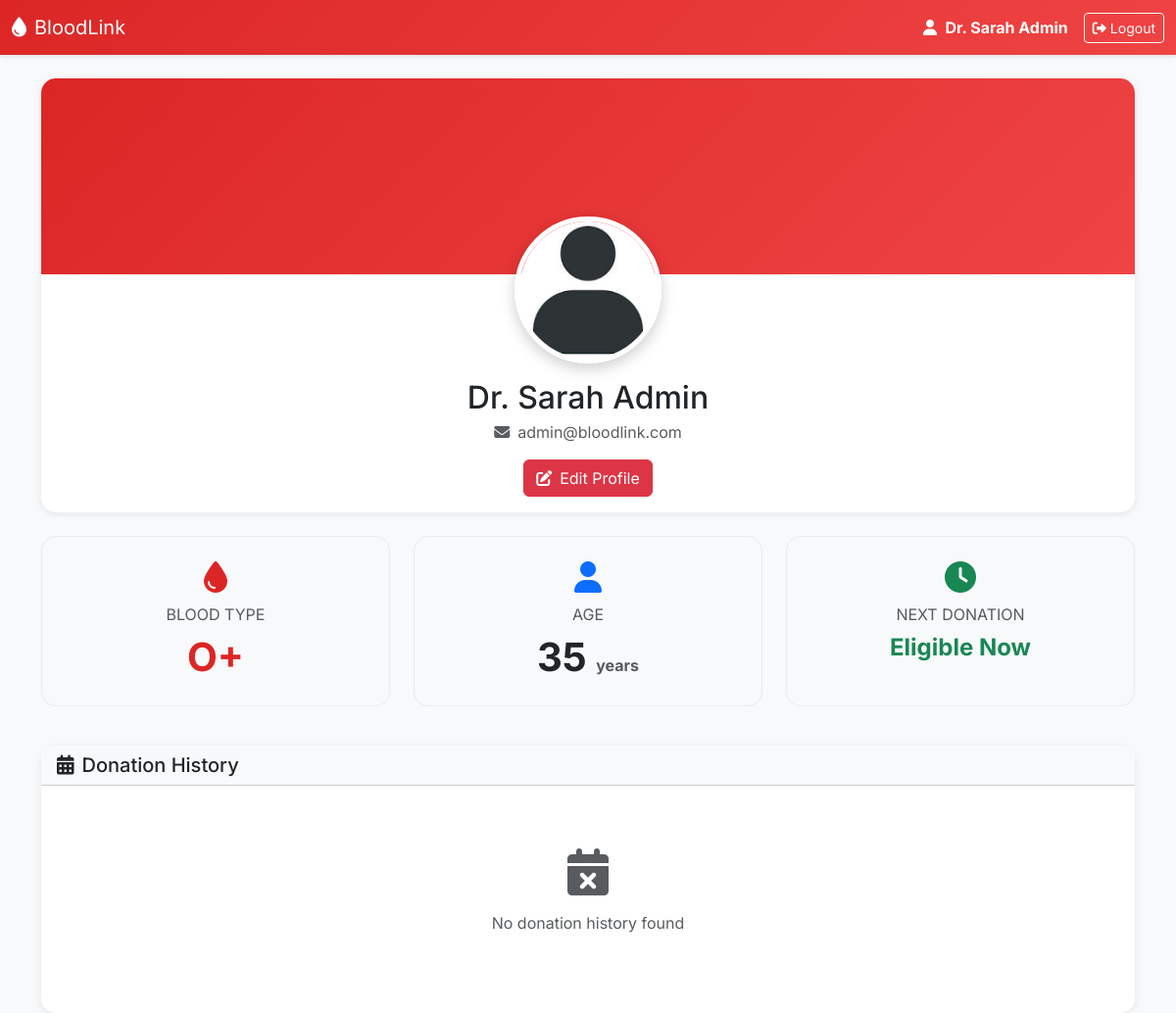
/user_dashboard.php (signed in), run on an earlier commit of the app's database.
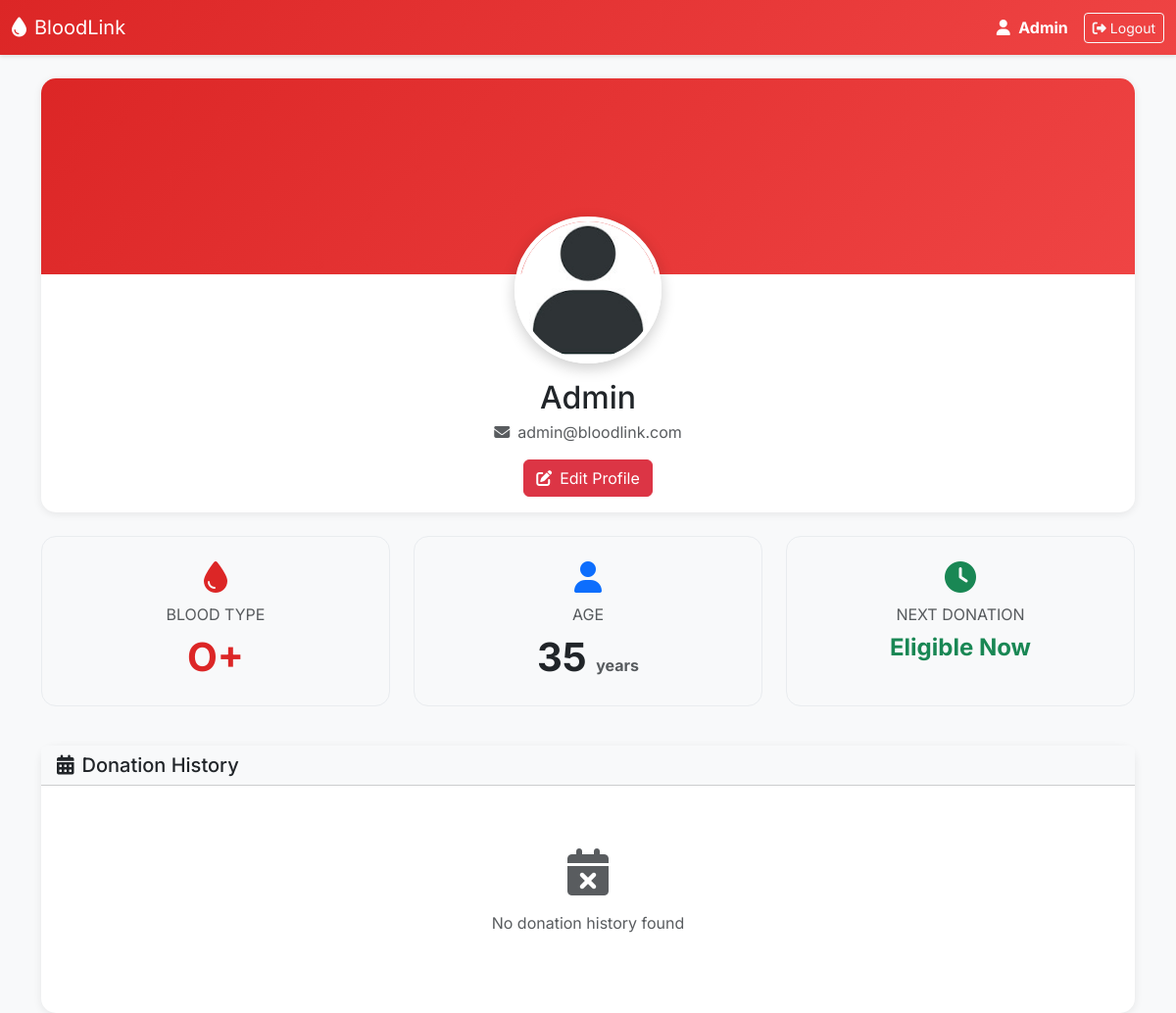
And on a later commit of the database.
### tables this page shows
CREATE TABLE IF NOT EXISTS users (
    id INT AUTO_INCREMENT PRIMARY KEY,
    name VARCHAR(100) NOT NULL,
    email VARCHAR(100) NOT NULL UNIQUE,
    password VARCHAR(255) NOT NULL,
    role ENUM('admin', 'user') DEFAULT 'user',
    blood_type ENUM('A+', 'A-', 'B+', 'B-', 'AB+', 'AB-', 'O+', 'O-') NOT NULL,
    age INT NOT NULL,
    last_donation_date DATE DEFAULT NULL,
    photo VARCHAR(255) DEFAULT 'default-avatar.jpg',
    created_at TIMESTAMP DEFAULT CURRENT_TIMESTAMP,
    updated_at TIMESTAMP DEFAULT CURRENT_TIMESTAMP ON UPDATE CURRENT_TIMESTAMP
);

### classes/User.php (called while the page is built, shortened)
<?php
class User {
    private $conn;
    private $table = "users";
    public $id;
    public function __construct($db) {
        $this->conn = $db;
    }
    public function readOne() {
        $query = "SELECT * FROM " . $this->table . " WHERE id = :id LIMIT 1";
        $stmt = $this->conn->prepare($query);
        $stmt->bindParam(":id", $this->id);
        $stmt->execute();
        $row = $stmt->fetch();
        if($row) {
            $this->name = $row['name'];
            $this->email = $row['email'];
            $this->blood_type = $row['blood_type'];
            $this->age = $row['age'];
            $this->photo = $row['photo'];
            return true;
        }
        return false;
    }
}
?>

### user_dashboard.php (the view, shortened to what the changed rows need)
<?php
require_once 'classes/User.php';
$database = new Database();
$db = $database->getConnection();
$user = new User($db);
$user->id = $_SESSION['user_id'];
$user->readOne();
?>
<!DOCTYPE html>
<html lang="en">
<head>
    <link href="https://cdn.jsdelivr.net/npm/bootstrap@5.3.0/dist/css/bootstrap.min.css" rel="stylesheet">
    <link rel="stylesheet" href="https://cdnjs.cloudflare.com/ajax/libs/font-awesome/6.4.0/css/all.min.css">
</head>
<body>
    <nav class="navbar navbar-expand-lg navbar-dark">
        <div class="container-fluid">
            <div class="d-flex align-items-center text-white">
                <span class="me-3">
                    <i class="fas fa-user me-1"></i>
                    <strong><?php echo $_SESSION['name']; ?></strong>
                </span>
            </div>
        </div>
    </nav>
    <div class="container mt-4">
        <div class="card mb-4">
            <div class="card-body text-center">
                <img src="uploads/<?php echo $user->photo; ?>" class="profile-avatar" alt="Profile" onerror="this.src='uploads/default-avatar.jpg'">
                <h2 class="mt-3 mb-1"><?php echo htmlspecialchars($user->name); ?></h2>
                <p class="text-muted mb-3">
                    <i class="fas fa-envelope me-2"></i><?php echo htmlspecialchars($user->email); ?>
                </p>
                <a href="edit_profile.php" class="btn btn-danger">
                    <i class="fas fa-edit me-2"></i>Edit Profile
                </a>
            </div>
        </div>
        <div class="row mb-4">
            <div class="col-md-4 mb-3">
                <div class="info-card text-center">
                    <i class="fas fa-droplet blood-type-display"></i>
                    <p class="text-muted text-uppercase mb-2">Blood Type</p>
                    <h3 class="blood-type-display"><?php echo $user->blood_type; ?></h3>
                </div>
            </div>
            <div class="col-md-4 mb-3">
                <div class="info-card text-center">
                    <i class="fas fa-user text-primary"></i>
                    <p class="text-muted text-uppercase mb-2">Age</p>
                    <h3 class="text-dark"><?php echo $user->age; ?> <small class="text-muted" style="font-size: 1rem;">years</small></h3>
                </div>
            </div>
        </div>
    </div>
</body>
</html>

What changed in the data, as far as the page shows it:
changed users "admin@bloodlink.com": name "Dr. Sarah Admin" → "Admin"
Also different on the page:
$_SESSION['name']: "Dr. Sarah Admin" → "Admin"
